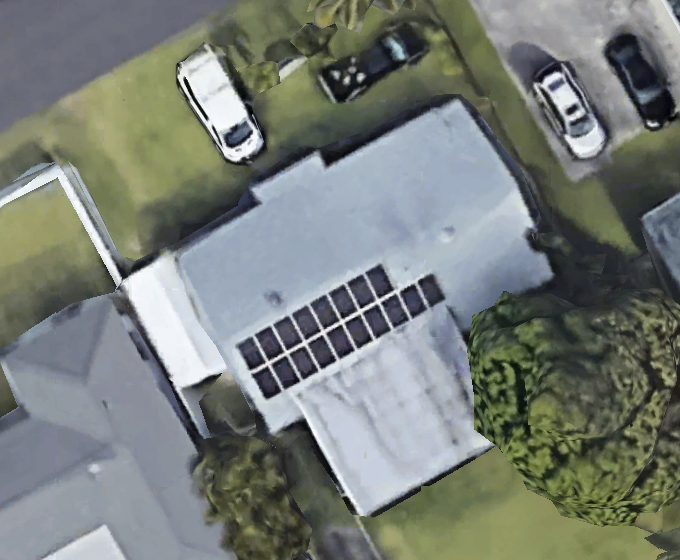
#> input picture buildings/1.png, 680 x 560 px; its folder holds only this picture in this run
$ python SolarView.py
#> lines starting #> are read from the running program, lines starting #| are printed output that depends on the picture; after the words box and inside, x2 and y2 are one past the last pixel; in counts of white or black regions, pixels touching at a corner belong together
### detect_solar.py
import os
import cv2
import numpy as np


# [33 lines left out: function detect_hsv_blue, not called in this run]

def detect_solar_panels(image_path, show=True):
#> called with image_path = 'buildings/1.png', show = True
    img = cv2.imread(image_path)
#> img is the input picture: shape (560, 680, 3); mean B, G, R 120, 126, 120.1
    if img is None:
        print(f"Failed to load image: {image_path}")
        return "unreadable"

    gray = cv2.cvtColor(img, cv2.COLOR_BGR2GRAY)
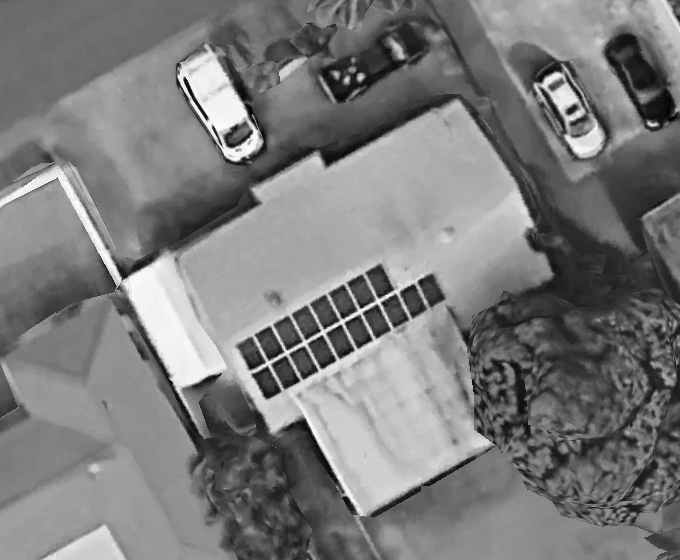
#> gray: shape (560, 680); min 0, max 252, mean 123.6
    blurred = cv2.GaussianBlur(gray, (5, 5), 0)
    edges = cv2.Canny(blurred, 20, 160)
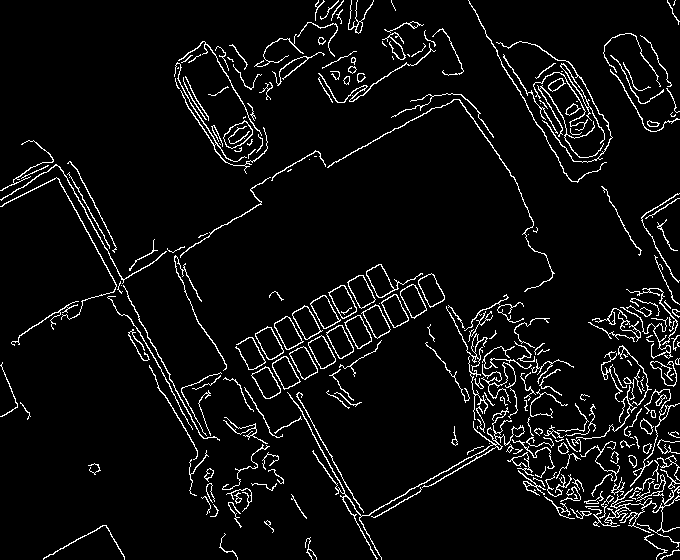
#> edges: shape (560, 680); 5.6% white in thin lines or dots

    # Find contours from edges
    contours, _ = cv2.findContours(edges, cv2.RETR_EXTERNAL, cv2.CHAIN_APPROX_SIMPLE)
#> contours = 267 contours, 152 with area under 20; largest, box (x1, y1, x2, y2) and area: (366, 264, 423, 298) 544, (255, 326, 284, 360) 537, (292, 305, 323, 340) 536, (310, 295, 341, 329) 534, (251, 366, 281, 399) 532

    # Evaluating potential panel existence
    panel_candidates = []
    for cnt in contours:
        area = cv2.contourArea(cnt)
        # 1. Remove very small shapes
        if area < 450:
            continue
        # 2. Approximate sides of panels (rectangle)
        approx = cv2.approxPolyDP(cnt, 0.02 * cv2.arcLength(cnt, True), True)
        if len(approx) < 4 or len(approx) > 6:
            continue
        # 3. Approximate general shape ratio of panels
        x, y, w, h = cv2.boundingRect(cnt)
        aspect_ratio = w / float(h)
        if aspect_ratio < 0.6 or aspect_ratio > 2.1:
            continue
        # 4. Check darkness inside region (usually panels)
        roi = gray[y:y+h, x:x+w]
        mean_intensity = np.mean(roi)
        if mean_intensity > 120:  # not dark enough
            continue

        panel_candidates.append(cnt)
#> this loop made 267 passes
#> area on passes 5, 7, 11: 48, 33, 22
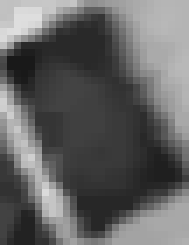
#> roi: shape (35, 27) (shown 7 times larger); min 25, max 222, mean 99.3
#> after the loop, panel_candidates = 11 contours; largest, box (x1, y1, x2, y2) and area: (255, 326, 284, 360) 537, (292, 305, 323, 340) 536, (310, 295, 341, 329) 534, (347, 275, 376, 309) 524, (289, 346, 318, 380) 520

    # Double-check: Use HSV-based color detection if no panels found
    if not panel_candidates:
        panel_candidates = detect_hsv_blue(img)

    # if panel_candidates and show:
    # #     cv2.drawContours & cv2.imshow
    return "panels detected" if panel_candidates else "no panels detected"


# [7 lines that do not run on import are left out]


"""References:

        https://docs.opencv.org/4.x/d4/d73/tutorial_py_contours_begin.html
        https://docs.opencv.org/4.x/da/d22/tutorial_py_canny.html
        https://www.geeksforgeeks.org/python-opencv-canny-function/
        https://pyimagesearch.com/2021/10/06/opencv-contour-approximation/
    HSV:
        https://medium.com/neurosapiens/segmentation-and-classification-with-hsv-8f2406c62b39
        really helpful: https://docs.opencv.org/4.x/d9/d61/tutorial_py_morphological_ops.html

"""

### SolarView.py
import os
import cv2
from detect_solar import detect_solar_panels
from detect_material import id_material_lbp, id_material_sift

def center_crop(img, percent):
    '''crop central (25%) for material detection, assuming roof is centered.'''
    h, w = img.shape[:2]
    ch, cw = int(h * percent), int(w * percent)
    x_start = max((w - cw) // 2, 0)
    y_start = max((h - ch) // 2, 0)
    return img[y_start:y_start+ch, x_start:x_start+cw]


if __name__ == "__main__":
    dataset = "buildings"
    for filename in os.listdir(dataset):
        if filename.lower().endswith((".jpg", ".jpeg", ".png")):
            path = os.path.join(dataset, filename)
            print(f"\nProcessing: {filename}")

            result = detect_solar_panels(path)
#> result = 'panels detected'
            if result == "panels detected":
                print("Solar panels detected")
            else:
                print("No panels detected. Running material detection:")
                img = cv2.imread(path)
                if img is None:
                    print("Could not read image")
                    continue
                gray = cv2.cvtColor(center_crop(img, 0.25), cv2.COLOR_BGR2GRAY)

                # Run material detection (both LBP and SIFT) on cropped image
                material_lbp, _ = id_material_lbp(gray)
                sift = cv2.SIFT_create()
                material_sift, _ = id_material_sift(gray, sift)

                print(f"LBP Detected Roof Material: {material_lbp}")
                print(f"SIFT Detected Roof Material: {material_sift}")

$ run again, on buildings/14.png
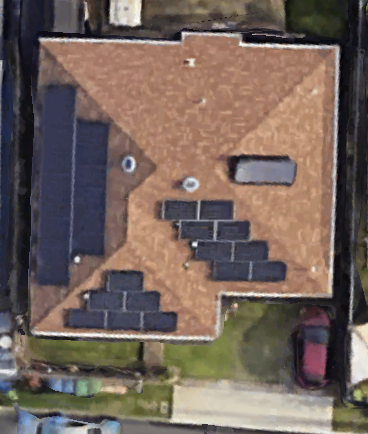
#> input picture buildings/14.png, 368 x 434 px
#> in detect_solar_panels, img is the input picture: shape (434, 368, 3); mean B, G, R 91.2, 99, 114.6
#> in detect_solar_panels, `edges = cv2.Canny(blurred, 20, 160)`:
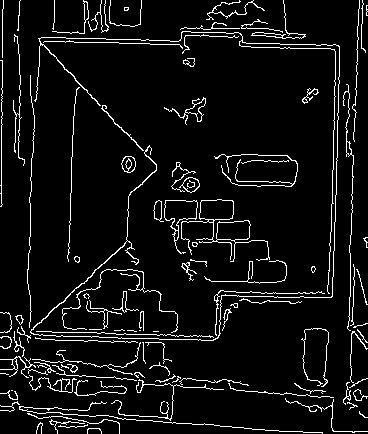
#> edges: shape (434, 368); 6.6% white in thin lines or dots
#> in detect_solar_panels, `contours, _ = cv2.findContours(edges, cv2.RETR_EXTERNAL, cv2.CHAIN_APP..`: contours = 104 contours, 76 with area under 20; largest, box (x1, y1, x2, y2) and area: (181, 199, 270, 262) 1233, (164, 200, 198, 254) 692, (30, 31, 340, 341) 199, (179, 177, 200, 193) 184, (121, 156, 136, 173) 178
#> the loop in detect_solar_panels, `for cnt in contours:` made 104 passes
#> area on passes 16, 18, 22, 29, 33, 51, 56, 59: 20, 28.5, 25.5, 33.5, 60.5, 39.5, 61, 70
#> after the loop in detect_solar_panels, `for cnt in contours:`: panel_candidates = []
#> hsv: shape (434, 368, 3); mean H, S, V 56.7, 68.3, 119.5
#> mask: shape (434, 368); 20% white; 169 white regions (124 under 20 px), largest, box (x1, y1, x2, y2) and area: (0, 0, 109, 301) 19254, (65, 270, 177, 331) 3475, (195, 222, 287, 281) 2763
#> closed_mask: shape (434, 368); 22.2% white; 80 white regions (49 under 20 px)
#> in detect_hsv_blue, `contours, _ = cv2.findContours(closed_mask, cv2.RETR_EXTERNAL, cv2.CHA..`: contours = 80 contours, 57 with area under 20; largest, box (x1, y1, x2, y2) and area: (0, 0, 109, 301) 21996, (165, 201, 287, 281) 4375, (65, 270, 177, 331) 3716, (299, 312, 356, 399) 1268, (303, 0, 368, 85) 1254
#> the loop in detect_hsv_blue, `for cnt in contours:` made 80 passes
#> after the loop in detect_hsv_blue, `for cnt in contours:`: panel_contours = []
#> result = 'no panels detected'
#> in id_material_lbp, ``: hist = 26 values, max 2918 at index 25, min 163 at index 23, mean 382.2
#> in id_material_lbp, ``: hist = 26 values, max 0.294 at index 25, min 0.0164 at index 23, mean 0.0385
#> texture_variance = 0.00273
#> dominant_bin = 25
#> material_lbp = 'asphalt or wood shingles (fine grain)'
#> in get_sift_features, ``: keypoints = 75 keypoints; strongest (x, y, size): (57, 81, 3.3), (77, 72, 2.7), (49, 101, 2.1), (53, 16, 3.6)
#> in get_sift_features, ``: kp_density = 0.00755
#> locations = 75 pairs, first value 5.61 to 89, second value 5.4 to 104.9
#> in get_sift_features, ``: x_spread = 20.06
#> in get_sift_features, ``: y_spread = 27.78
#> in id_material_sift, ``: kp_density = 0.00755; x_spread = 20.06; y_spread = 27.78
#> in id_material_sift, ``:
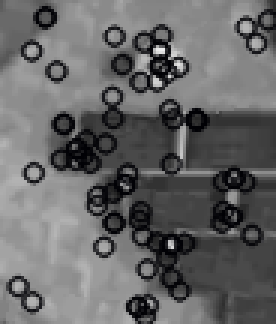
#> outimg: shape (108, 92, 3) (shown 3 times larger); mean of channels 0, 1, 2 102.8, 102.3, 102.3; drawn as B, G, R
#> material_sift = 'unknown'
#| LBP Detected Roof Material: asphalt or wood shingles (fine grain)
#| SIFT Detected Roof Material: unknown

$ run again, on buildings/15.png
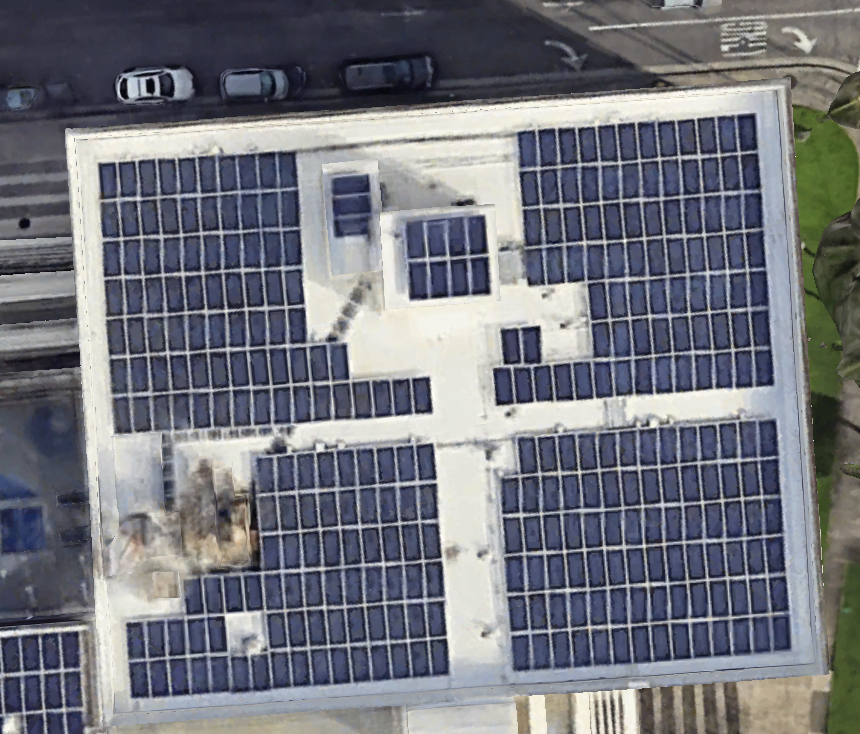
#> input picture buildings/15.png, 860 x 734 px
#> in detect_solar_panels, img is the input picture: shape (734, 860, 3); mean B, G, R 124.7, 116.7, 114.6
#> in detect_solar_panels, `edges = cv2.Canny(blurred, 20, 160)`:
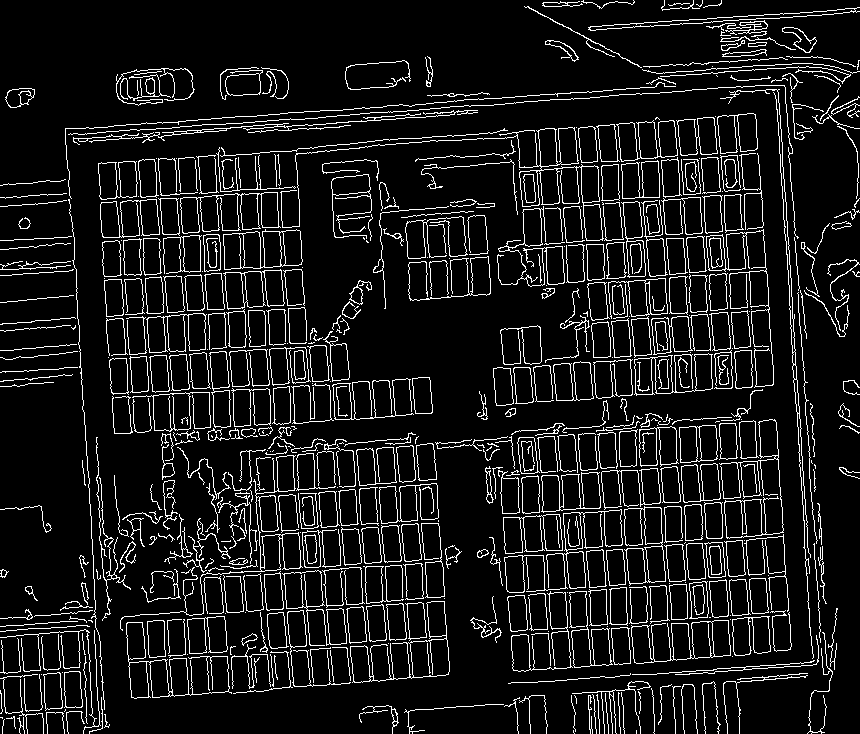
#> edges: shape (734, 860); 9.6% white in thin lines or dots
#> contours = 539 contours, 346 with area under 20; largest, box (x1, y1, x2, y2) and area: (280, 127, 604, 241) 3638, (350, 601, 450, 683) 2661, (223, 229, 303, 270) 2588, (631, 620, 731, 664) 2548, (719, 419, 784, 539) 2532
#> the loop in detect_solar_panels, `for cnt in contours:` made 539 passes
#> area on passes 11, 31, 57: 77, 29.5, 78.5
#> after the loop in detect_solar_panels, `for cnt in contours:`:
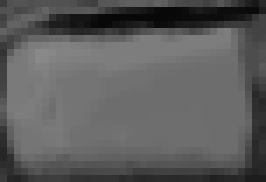
#> roi: shape (26, 38) (shown 7 times larger); min 8, max 137, mean 92.3
#> after the loop in detect_solar_panels, `for cnt in contours:`: panel_candidates = 7 contours; box (x1, y1, x2, y2) and area: (679, 425, 718, 463) 1278, (225, 70, 263, 96) 674, (596, 124, 620, 162) 614, (517, 437, 540, 474) 612, (307, 345, 330, 382) 598, (296, 453, 336, 491) 585, (704, 542, 726, 578) 582
#> result = 'panels detected'

$ run again, on buildings/2.png
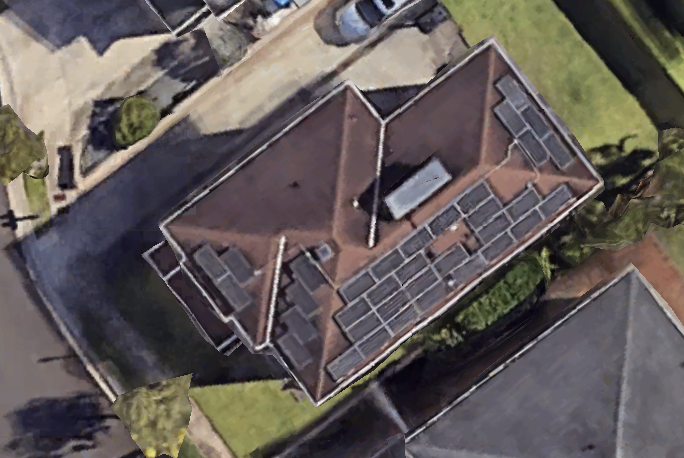
#> input picture buildings/2.png, 684 x 458 px
#> in detect_solar_panels, img is the input picture: shape (458, 684, 3); mean B, G, R 89.5, 91.9, 99.1
#> in detect_solar_panels, `edges = cv2.Canny(blurred, 20, 160)`:
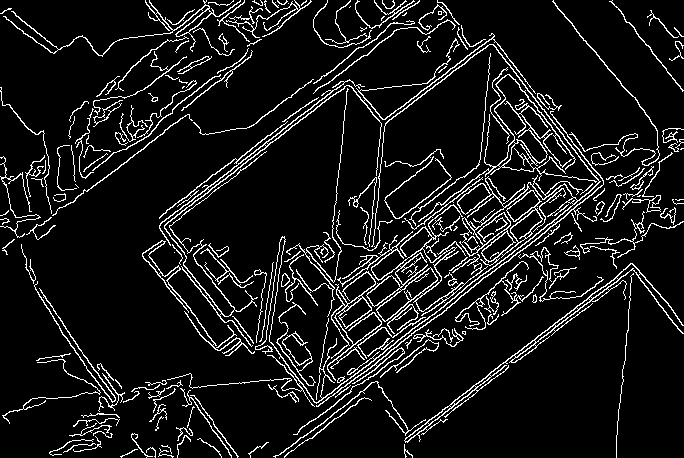
#> edges: shape (458, 684); 9.1% white in thin lines or dots
#> contours = 197 contours, 119 with area under 20; largest, box (x1, y1, x2, y2) and area: (167, 44, 604, 435) 3782, (337, 204, 488, 322) 2940, (404, 263, 684, 443) 1378, (418, 74, 597, 222) 1065, (159, 33, 536, 347) 984
#> the loop in detect_solar_panels, `for cnt in contours:` made 197 passes
#> area on passes 21, 22, 24: 45.5, 38.5, 44.5
#> after the loop in detect_solar_panels, `for cnt in contours:`:
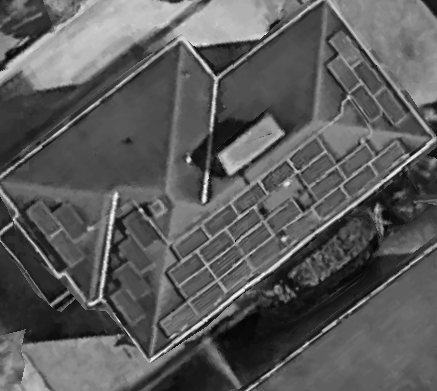
#> roi: shape (391, 437); min 0, max 253, mean 91.7
#> after the loop in detect_solar_panels, `for cnt in contours:`: panel_candidates = 3 contours; box (x1, y1, x2, y2) and area: (167, 44, 604, 435) 3782, (337, 204, 488, 322) 2940, (404, 263, 684, 443) 1378
#> result = 'panels detected'

$ run again, on buildings/10.png
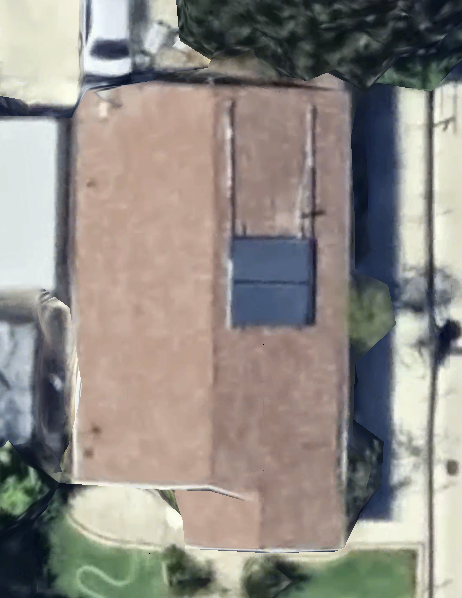
#> input picture buildings/10.png, 462 x 598 px
#> in detect_solar_panels, img is the input picture: shape (598, 462, 3); mean B, G, R 133.7, 139.7, 144.6
#> in detect_solar_panels, `edges = cv2.Canny(blurred, 20, 160)`:
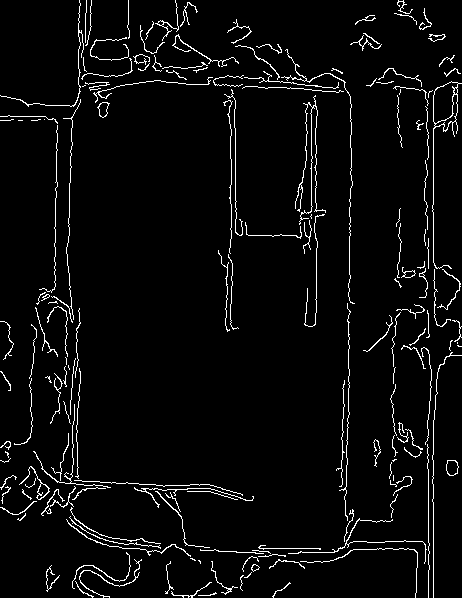
#> edges: shape (598, 462); 4.2% white in thin lines or dots
#> in detect_solar_panels, `contours, _ = cv2.findContours(edges, cv2.RETR_EXTERNAL, cv2.CHAIN_APP..`: contours = 170 contours, 147 with area under 20; largest, box (x1, y1, x2, y2) and area: (432, 81, 462, 269) 945, (446, 460, 459, 476) 150, (19, 466, 50, 500) 140, (97, 102, 110, 118) 112, (401, 267, 416, 278) 58
#> the loop in detect_solar_panels, `for cnt in contours:` made 170 passes
#> area on passes 8, 13, 17: 35, 41, 25
#> after the loop in detect_solar_panels, `for cnt in contours:`: panel_candidates = []
#> hsv: shape (598, 462, 3); mean H, S, V 50.6, 48.7, 152.3
#> mask: shape (598, 462); 16.4% white; 143 white regions (108 under 20 px), largest, box (x1, y1, x2, y2) and area: (309, 0, 462, 366) 18125, (0, 354, 75, 598) 8175, (230, 235, 317, 327) 7109
#> in detect_hsv_blue, `closed_mask = cv2.morphologyEx(mask, cv2.MORPH_CLOSE, kernel)`:
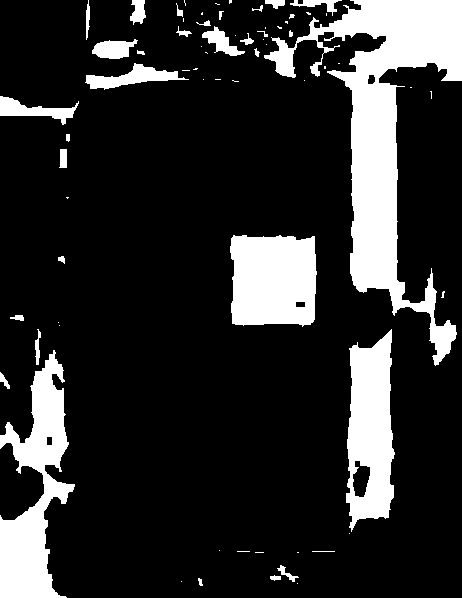
#> closed_mask: shape (598, 462); 17.5% white; 69 white regions (37 under 20 px)
#> in detect_hsv_blue, `contours, _ = cv2.findContours(closed_mask, cv2.RETR_EXTERNAL, cv2.CHA..`: contours = 69 contours, 46 with area under 20; largest, box (x1, y1, x2, y2) and area: (264, 0, 462, 366) 19406, (0, 350, 75, 598) 8372, (346, 329, 395, 532) 7160, (230, 235, 317, 327) 7124, (85, 63, 189, 90) 1021
#> the loop in detect_hsv_blue, `for cnt in contours:` made 69 passes
#> after the loop in detect_hsv_blue, `for cnt in contours:`: panel_contours = 1 contour; box (x1, y1, x2, y2) and area: (230, 235, 317, 327) 7124
#> in detect_solar_panels, `panel_candidates = detect_hsv_blue(img)`: panel_candidates has the same summary as panel_contours in detect_hsv_blue
#> result = 'panels detected'
